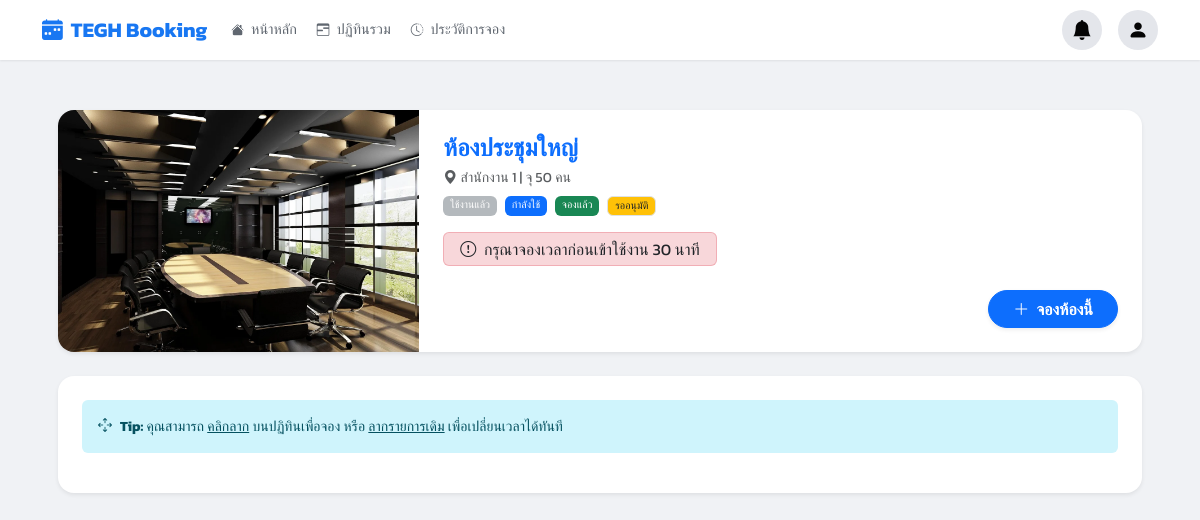
The page /calendar/room/3/ (signed in) on the database its author committed.
### booking/models.py (models this page shows, shortened)
class Room(models.Model):
    name = models.CharField(max_length=100, verbose_name="ชื่อห้องประชุม")
    building = models.CharField(max_length=100, blank=True, null=True, verbose_name="อาคาร/ตึก")
    floor = models.CharField(max_length=50, blank=True, null=True, verbose_name="ชั้น")
    location = models.CharField(max_length=255, blank=True, null=True, verbose_name="สถานที่ตั้ง")
    capacity = models.PositiveIntegerField(default=1, verbose_name="ความจุ (คน)")
    equipment_in_room = models.TextField(blank=True, null=True, help_text="ระบุอุปกรณ์ถาวรในห้อง", verbose_name="อุปกรณ์ถาวรในห้อง")
    image = models.ImageField(upload_to='room_images/', blank=True, null=True, verbose_name="รูปภาพห้อง")
    approver = models.ForeignKey(User, on_delete=models.SET_NULL, null=True, blank=True, related_name='approvable_rooms', verbose_name="ผู้อนุมัติ")
    is_maintenance = models.BooleanField(default=False, verbose_name="สถานะปิดปรับปรุง")
    maintenance_start = models.DateTimeField(null=True, blank=True, verbose_name="เริ่มปิดปรับปรุง")
    maintenance_end = models.DateTimeField(null=True, blank=True, verbose_name="สิ้นสุดปิดปรับปรุง")
    requires_approval = models.BooleanField(default=False, verbose_name="ต้องรออนุมัติ")
    line_notify_token = models.CharField(max_length=50, blank=True, null=True, verbose_name="Line Notify Token")
    teams_webhook_url = models.TextField(blank=True, null=True, verbose_name="Teams Webhook URL")

### booking/views.py (the view)
# urls.py: path('calendar/room/<int:room_id>/', views.room_calendar_view, name='room_calendar'),
@login_required
def room_calendar_view(request, room_id):
    room = get_object_or_404(Room, pk=room_id)
    if request.method == 'POST':
        form = BookingForm(request.POST, request.FILES)
        if form.is_valid():
            booking_start = form.cleaned_data.get('start_time')
            now = timezone.now()
            if booking_start < now:
                messages.error(request, "ไม่สามารถจองย้อนหลังได้ กรุณาเลือกเวลาใหม่")
                return render(request, 'pages/room_calendar.html', {**get_base_context(request), 'room': room, 'form': form})
            if booking_start < now + timedelta(minutes=30):
                messages.error(request, "กรุณาจองล่วงหน้าอย่างน้อย 30 นาที เพื่อเตรียมห้องและอุปกรณ์")
                return render(request, 'pages/room_calendar.html', {**get_base_context(request), 'room': room, 'form': form})
            recurrence = form.cleaned_data.get('recurrence')
            recurrence_end_date = form.cleaned_data.get('recurrence_end_date')
            has_equipments = bool(form.cleaned_data.get('equipments'))
            base_booking = form.save(commit=False)
            base_booking.room = room
            base_booking.user = request.user
            duration = base_booking.end_time - base_booking.start_time
            current_start = base_booking.start_time
            bookings_to_create = []
            conflict_dates = []
            loop_limit = recurrence_end_date if (recurrence != 'NONE' and recurrence_end_date) else current_start.date()
            while current_start.date() <= loop_limit:
                current_end = current_start + duration
                is_overlap = Booking.objects.filter(
                    room=room, start_time__lt=current_end, end_time__gt=current_start,
                    status__in=['APPROVED', 'PENDING']
                ).exists()
                if is_overlap:
                    conflict_dates.append(current_start.strftime('%d/%m/%Y %H:%M'))
                bookings_to_create.append({'start': current_start, 'end': current_end})
                if recurrence == 'WEEKLY': current_start += timedelta(weeks=1)
                elif recurrence == 'MONTHLY': current_start += relativedelta(months=1)
                else: break
            if conflict_dates:
                messages.error(request, f"มีรายการซ้ำ: {', '.join(conflict_dates)}")
            else:
                count = 0
                for info in bookings_to_create:
                    new_b = Booking(
                        title=base_booking.title, room=room, user=request.user,
                        start_time=info['start'], end_time=info['end'],
                        participant_count=base_booking.participant_count,
                        description=base_booking.description,
                        additional_requests=base_booking.additional_requests,
                        additional_notes=base_booking.additional_notes,
                        department=base_booking.department,
                        chairman=base_booking.chairman,
                        presentation_file=base_booking.presentation_file,
                        room_layout=base_booking.room_layout
                    )
                    restricted_names = ['RD 2', 'RD 4', 'TEIL', 'ห้องประชุมใหญ่']
                    is_restricted_room = False
                    for r_name in restricted_names:
                        if r_name.lower() in room.name.lower():
                            is_restricted_room = True
                            break
                    if is_restricted_room or has_equipments or room.requires_approval:
                         new_b.status = 'PENDING'
                    else:
                         new_b.status = 'APPROVED'
                    new_b.save()
                    if 'participants' in form.cleaned_data: new_b.participants.set(form.cleaned_data['participants'])
                    if 'equipments' in form.cleaned_data: new_b.equipments.set(form.cleaned_data['equipments'])
                    log_action(request, 'BOOKING_CREATED', new_b, f"จองห้อง {room.name}")
                    if new_b.status == 'APPROVED':
                        token = get_valid_token(request.user, request)
                        if token:
                            try:
                                client = get_outlook_client(request)
                                evt = client.create_calendar_event(token, new_b)
                                new_b.outlook_event_id = evt['id']
                                new_b.save(update_fields=['outlook_event_id'])
                            except: pass
                    if count == 0:
                        subject = 'โปรดอนุมัติรายการใหม่' if new_b.status == 'PENDING' else 'มีการจองห้องประชุมใหม่'
                        send_booking_notification(new_b, '', subject)
                    count += 1
                messages.success(request, f"จองสำเร็จ {count} รายการ")
                return redirect('dashboard')
    else:
        form = BookingForm(initial={'room': room})
    return render(request, 'pages/room_calendar.html', {**get_base_context(request), 'room': room, 'form': form})

### booking/views.py (called while the page is built)
def is_admin(user):
    return user.is_authenticated and (user.is_superuser or user.is_staff or user.groups.filter(name='Admin').exists())

def is_approver_or_admin(user):
    return user.is_authenticated and (user.is_superuser or user.is_staff or user.groups.filter(name__in=['Approver', 'Admin']).exists())

### templates/pages/room_calendar.html (shortened to what this page needs)
{% extends 'base.html' %}
{% load static %}
{% load crispy_forms_tags %}
{% block extra_head %}
    <link href="https://cdn.jsdelivr.net/npm/fullcalendar@6.1.15/main.min.css" rel="stylesheet" />
    <link href="https://cdn.jsdelivr.net/npm/select2@4.1.0-rc.0/dist/css/select2.min.css" rel="stylesheet" />
    <link href="https://cdn.jsdelivr.net/npm/select2-bootstrap-5-theme@1.3.0/dist/select2-bootstrap-5-theme.min.css" rel="stylesheet" />
{% endblock %}
{% block content %}
<div class="container py-3 px-2 px-md-3">
    <div class="card border-0 shadow-sm rounded-4 mb-4 overflow-hidden">
        <div class="row g-0">
            <div class="col-md-4 position-relative" style="min-height: 200px;">
                {% if room.image %}
                    <img src="{{ room.image.url }}" class="w-100 h-100 object-fit-cover position-absolute top-0 start-0">
                {% else %}
                    <div class="bg-light w-100 h-100 d-flex align-items-center justify-content-center text-muted position-absolute top-0 start-0">
                        <i class="bi bi-image fs-1 opacity-25"></i>
                    </div>
                {% endif %}
            </div>
            <div class="col-md-8">
                <div class="card-body p-3 p-md-4">
                    <h4 class="fw-bold text-primary mb-1">{{ room.name }}</h4>
                    <p class="text-muted small mb-2">
                        <i class="bi bi-geo-alt-fill"></i> {{ room.building|default:"-" }} | จุ {{ room.capacity }} คน
                    </p>
                    <div class="d-flex flex-wrap gap-2 small mb-3">
                        <span class="badge bg-secondary fw-normal opacity-50">ใช้งานแล้ว</span>
                        <span class="badge bg-primary fw-normal">กำลังใช้</span>
                        <span class="badge bg-success fw-normal">จองแล้ว</span>
                        <span class="badge text-dark fw-normal border" style="background-color: #ffc107;">รออนุมัติ</span>
                    </div>
                    <div class="d-flex flex-wrap gap-3 mb-4">
                        <span class="badge bg-danger-subtle text-dark border border-danger border-opacity-25 fw-normal fs-6 px-3 py-2">
                            <i class="bi bi-exclamation-circle me-1"></i> กรุณาจองเวลาก่อนเข้าใช้งาน 30 นาที
                        </span>
                    </div>
                    <button class="btn btn-primary rounded-pill px-4 fw-bold shadow-sm d-none d-md-block ms-auto" onclick="openBookingModal()">
                        <i class="bi bi-plus-lg me-1"></i> จองห้องนี้
                    </button>
                </div>
            </div>
        </div>
    </div>
    <div class="card border-0 shadow-sm rounded-4">
        <div class="card-body p-2 p-md-4">
            <div class="alert alert-info border-0 d-flex align-items-center small mb-3">
                <i class="bi bi-arrows-move me-2"></i>
                <div><strong>Tip:</strong> คุณสามารถ <u>คลิกลาก</u> บนปฏิทินเพื่อจอง หรือ <u>ลากรายการเดิม</u> เพื่อเปลี่ยนเวลาได้ทันที</div>
            </div>
        </div>
    </div>
</div>
{% endblock %}

### templates/base.html (style rules this page uses)
body { background-color: #f0f2f5; font-family: 'Kanit', sans-serif; padding-top: 70px; }

### rows shown on the page
Room: image (picture), name "ห้องประชุมใหญ่", building "สำนักงาน 1", capacity "50"

### other values the page prints
{{ item.label }} "หน้าหลัก" "ปฏิทินรวม" "ประวัติการจอง"
